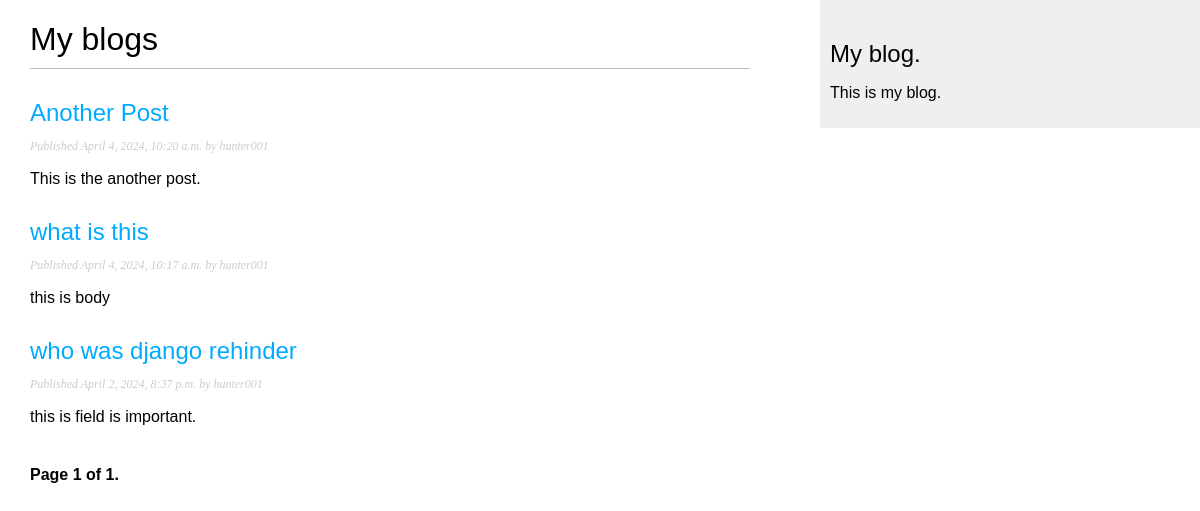
The page /blog/ on the database as committed earlier.
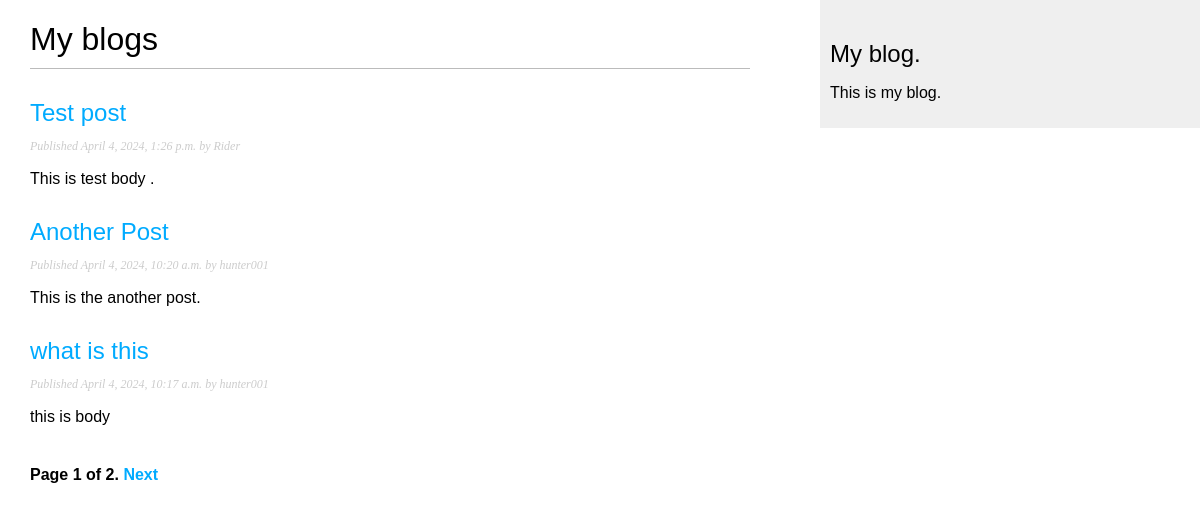
The same page on the database as committed later.
### blog/models.py (models this page shows, shortened)
class Post(models.Model):
    class Status(models.TextChoices):
        DRAFT = 'DF','draft'
        PUBLISHED = 'PB','Published'
    title = models.CharField(max_length=250)
    slug = models.SlugField(max_length=250,
                            unique='publish')
    author = models.ForeignKey(User,
                               on_delete=models.CASCADE,
                               related_name='blog_posts')
    body = models.TextField()
    publish = models.DateTimeField(default=timezone.now())
    created = models.DateTimeField(auto_now_add=True)
    updated = models.DateTimeField(auto_now=True)
    status = models.CharField(
        max_length=2,
        choices=Status.choices,
        default=Status.DRAFT
    )
    objects = models.Manager() # default manager
    published = PublishedManager() # custom manager
    class Meta:
        ordering = ['-publish']
        indexes = [
            models.Index(fields=['-publish']),
        ]
    def get_absolute_url(self):
        return reverse('blog:post_detail',args=[self.publish.year,
                                                self.publish.month,
                                                self.publish.day,
                                                self.slug
                                                ])

### blog/views.py (the view)
# urls.py: path('',views.PostListView.as_view(),name='post_list'),
class PostListView(ListView):
    queryset = Post.published.all()
    context_object_name = 'posts'
    paginate_by = 3
    template_name = 'blog/post/list.html'

### blog/templates/blog/post/list.html (shortened to what this page needs)
{% extends "blog/base.html" %}
{% block content %}
  <h1>My blogs</h1>
  {% for post in posts%}
    <h2>
    <a href="{{ post.get_absolute_url }}">{{post.title}}
    </a>
    </h2>
    <p class="date">
    Published {{post.publish}} by {{post.author}}
    </p>
    {{ post.body|truncatewords:30|linebreaks }}
  {% endfor %}
{% include "pagination.html" with page=page_obj %}
{% endblock %}

### blog/templates/blog/base.html (shortened to what this page needs)
{% load static %}
<!DOCTYPE html>
<html>
    <head>
        <link href="{% static "css/blog.css" %}" rel="stylesheet">
    </head>
    <body>
       <div id="content">
         {% block content %}
         {% endblock %}
       </div>
       <div id="sidebar">
         <h2>My blog.</h2>
         <p>This is my blog.</p>
       </div>
    </body>
</html>

### blog/templates/pagination.html (shortened to what this page needs)
<div class="pagination">
   <span class="step-links">
   <span class="current">
      Page {{ page.number }} of {{ page.paginator.num_pages }}.
   </span>
    {% if page.has_next %}
       <a href="?page={{ page.next_page_number }}">Next</a>
          {% endif %}
    </span>
</div>

### blog/static/css/blog.css (style rules this page uses)
body { margin: 0; padding: 0; font-family: helvetica, sans-serif; }
a { color: #00abff; text-decoration: none; }
h1 { font-weight: normal; border-bottom: 1px solid #bbb; padding: 0 0 10px 0; }
h2 { font-weight: normal; margin: 30px 0 0; }
#content { float: left; width: 60%; padding: 0 0 0 30px; }
#sidebar { float: right; width: 30%; padding: 10px; background: #efefef; height: 100%; }
p.date { color: #ccc; font-family: georgia, serif; font-size: 12px; font-style: italic; }
.pagination { margin: 40px 0; font-weight: bold; }

Rows that differ between the two databases and show on the page:
no longer on this page (row unchanged): Post: title "who was django rehinder", publish "April 2, 2024, 8:37 p.m.", author "hunter001", body "this is field is important."
added Post: title "Test post", publish "April 4, 2024, 1:26 p.m.", author "Rider", body "This is test body ."
Other text that changed with them:
{{ page.paginator.num_pages }}: "1" → "2"
text now shown: "Next"
